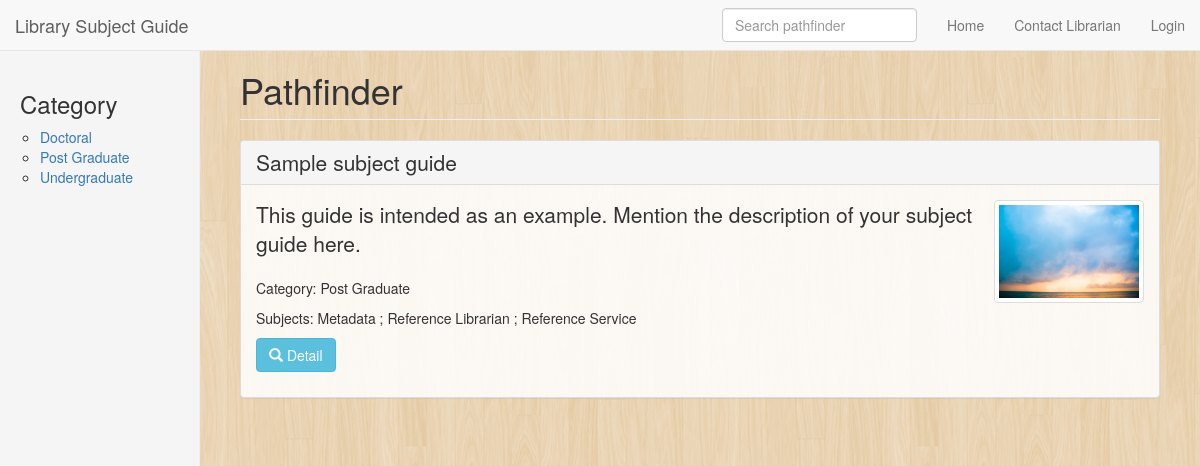
The app's page /index.php/pathfinder/index?category=Post+Graduate with its own data.
### tables this page shows
CREATE TABLE IF NOT EXISTS `pst_config` (
  `config_name` varchar(100) NOT NULL,
  `config_val` text NOT NULL
);

CREATE TABLE IF NOT EXISTS `pst_taxonomy_term` (
`tid` int(11) NOT NULL COMMENT 'Primary Key: Unique term ID.',
  `vocabulary` varchar(50) DEFAULT NULL,
  `name` varchar(255) NOT NULL DEFAULT '' COMMENT 'The term name.',
  `description` longtext COMMENT 'A description of the term.',
  `weight` int(11) NOT NULL DEFAULT '0' COMMENT 'The weight of this term in relation to other terms.'
);

CREATE TABLE IF NOT EXISTS `pst_pathfinder` (
`id` int(11) NOT NULL,
  `title` varchar(255) NOT NULL,
  `category` varchar(200) DEFAULT NULL,
  `subjects` text,
  `subjects_array` text,
  `description` text,
  `target_users` varchar(255) DEFAULT NULL,
  `scope` varchar(100) DEFAULT NULL,
  `authors` text NOT NULL,
  `image_filename` varchar(255) DEFAULT NULL,
  `created` datetime NOT NULL,
  `updated` datetime NOT NULL
);

### application/controllers/Pathfinder.php (called while the page is built, shortened)
<?php if ( ! defined('BASEPATH')) exit('No direct script access allowed');
class Pathfinder extends CI_Controller {
  private $data = array();
  public function __construct() {
    $this->data['main_title'] = 'Pathfinder';
    $this->data['main_content'] = '';
    $this->data['logged_in'] = $this->session->userdata('logged_in');
    $this->data['group'] = $this->data['logged_in']['groups'];
    $this->load->model('Resource_model');
    $this->load->model('Taxonomy_model');
  }
  public function index($page = 1)
  {
    $total_rows = 0;
    $criteria = '';
    if ($category = $this->input->get('category')) {
      $criteria = array('category' => $category);
    }
    $this->data['pathfinder_records'] = $this->Pathfinder_model->getData($page, 50, $criteria, $total_rows);
    $this->load->view('pathfinder/index', $this->data);
  }
}

### index.php (called while the page is built, shortened)
<?php
require_once BASEPATH.'core/CodeIgniter.php';

### application/models/Taxonomy_model.php (called while the page is built, shortened)
<?php if ( ! defined('BASEPATH')) exit('No direct script access allowed');
class Taxonomy_model extends CI_Model {
    public function getData($taxonomy_type, $page = 1, $limit = 20, $criteria = '', &$total_rows = 0)
    {
      $offset = 0;
      $this->db->select('tid, name, vocabulary');
      $this->db->from('taxonomy_term');
      $this->db->where('vocabulary', $taxonomy_type);
      $this->db->limit($limit, $offset);
      $this->db->order_by('weight');
      $result = $this->db->get();
      $this->db->where('vocabulary', $taxonomy_type);
      $this->db->select('COUNT(*) as `total`', false);
      $query = $this->db->get('taxonomy_term');
      $data = $query->row();
      return $result->result();
    }
}

### application/models/Pathfinder_model.php (called while the page is built, shortened)
<?php if ( ! defined('BASEPATH')) exit('No direct script access allowed');
class Pathfinder_model extends CI_Model {
    public function getData($page = 1, $limit = 20, $criteria = '', &$total_rows = 0)
    {
      $offset = 0;
      if ($criteria) {
        if (is_string($criteria)) {
          $this->db->where($criteria, null, false);
        } else {
          $this->db->where($criteria);
        }
      }
      $result = $this->db->get('pathfinder', $limit, $offset);
      $this->db->select('COUNT(*) as `total`', false);
      if ($criteria) {
        if (is_string($criteria)) {
          $this->db->where($criteria, null, false);
        } else {
          $this->db->where($criteria);
        }
      }
      return $result->result();
    }
    public function getConfig($config_name, $unserialized = true, $return_one = false)
    {
      $config = array();
      $this->db->where('config_name', $config_name);
      $result = $this->db->get('config')->result();
      foreach ($result as $config_data) {
        $config[$config_data->config_name] = $unserialized?unserialize($config_data->config_val):$config_data->config_val;
      }
      return $config;
    }
}

### application/views/pathfinder/index.php (the view, shortened to what this page needs)
<h3 class="sidebar-header">Category</h3>
<ul class="nav nav-sidebar">
  <li>
    <ul>
    <?php
    $taxonomy = $this->Taxonomy_model->getData('Category', 1, 30);
    foreach ($taxonomy as $data) {
      echo '<li><a href="'.site_url('/pathfinder/index').'?category='.urlencode($data->name).'">'.$data->name.'</a></li>';
    }
    ?>
    </ul>
  </li>
</ul>
<?php
$sidebar = ob_get_clean();
if (!$pathfinder_records) {
  echo '<div class="alert alert-warning">';
  echo 'Sorry, no pathfinder found/available yet';
  if ($logged_in && $group == 'Librarian') {
    echo '<p>';
    echo create_button('anchor', site_url('pathfinder/add'), 'add-pathfinder', 'Add New Pathfinder', 'btn-success', '', $icon = 'plus-sign');
    echo '</p>';
  }
  echo '</div>'."\n";
} else {
foreach ($pathfinder_records as $pf) :
?>
<div class="panel panel-default pathfinder-panel">
  <div class="panel-heading"><h3 class="panel-title"><?php echo $pf->title ?></h3></div>
  <div class="panel-body">
    <?php
    if ($pf->image_filename) {
      echo '<div class="pathfinder-image"><a href="'.site_url('/pathfinder/detail/'.$pf->id).'"><img src="'.base_url('files/pathfinder/images').'/'.$pf->image_filename.'" class="img-responsive img-thumbnail" /></a></div>';
    }
    ?>
    <p class="lead pathfinder-description"><?php echo $pf->description ?></p>
    <p class="pathfinder-category">Category: <?php echo $pf->category ?></p>
    <p class="pathfinder-subjects">Subjects: <?php echo $pf->subjects ?></p>
    <p class="pathfinder-actions">
      <a href="<?php echo site_url('/pathfinder/detail/'.$pf->id) ?>" class="btn btn-info"><i class="glyphicon glyphicon-search"></i> Detail</a>
    </p>
  </div>
</div>
<?php
endforeach; ?>
<?php
}
$main_content = ob_get_clean();
require './assets/themes/default/index.tpl.php';
?>

### assets/themes/default/index.tpl.php (shortened to what this page needs)
<!DOCTYPE html>
<?php
$site_name_data = $this->Pathfinder_model->getConfig('site_name');
?>
<html lang="en">
  <head>
    <link href="<?php echo base_url('assets/themes/default') ?>/css/bootstrap.min.css" rel="stylesheet">
    <link href="<?php echo base_url('assets/themes/default') ?>/css/dashboard.css" rel="stylesheet">
    <link href="<?php echo base_url('assets/chosen') ?>/chosen.min.css" rel="stylesheet">
    <link href="<?php echo base_url('assets/themes/default') ?>/css/app.css" rel="stylesheet">
  </head>
  <body data-spy="scroll" data-target="#sidebar-nav">
    <nav class="navbar navbar-default navbar-fixed-top" role="navigation">
      <div class="container-fluid">
        <div class="navbar-header">
          <a class="navbar-brand" href="<?php echo site_url() ?>"><?php echo $site_name_data['site_name']?$site_name_data['site_name']:'PUSTAKAWAN: Online Pathfinder' ?></a>
        </div>
        <div class="navbar-collapse collapse">
          <ul class="nav navbar-nav navbar-right">
            <li><a href="<?php echo site_url() ?>">Home</a></li>
            <li><a href="<?php echo site_url('/pathfinder/content/contact') ?>">Contact Librarian</a></li>
            <?php if ($logged_in && $group == 'Librarian') : ?>
            <li class="dropdown">
              <a href="#" class="dropdown-toggle" data-toggle="dropdown" role="button" aria-haspopup="true" aria-expanded="false">Admin <span class="caret"></span></a>
              <ul class="dropdown-menu">
                <li><a href="<?php echo site_url('/pathfinder/add') ?>">Add New Pathfinder</a></li>
                <li><a href="<?php echo site_url('/resource/index') ?>">Resource Library</a></li>
                <li><a href="<?php echo site_url('/taxonomy/') ?>">Taxonomy</a></li>
                <li><a href="<?php echo site_url('/pathfinder/config') ?>">Configuration</a></li>
                <li><a href="<?php echo site_url('/user/listusers') ?>">User Management</a></li>
                <li><a href="<?php echo site_url('/user/logout') ?>"><i class="glyphicon glyphicon-log-out"></i> Logout</a></li>
                <li><a href="<?php echo site_url('/pathfinder/about') ?>">About this Software</a></li>
              </ul>
            </li>
            <?php else :
            ?>
            <li><a href="<?php echo site_url('/user') ?>">Login</a></li>
            <?php endif; ?>
          </ul>
          <form class="navbar-form navbar-right" method="get" action="<?php echo site_url('/pathfinder/index') ?>">
            <input type="text" name="keywords" class="form-control" placeholder="Search pathfinder">
          </form>
        </div>
      </div>
    </nav>
    <div class="container-fluid">
      <div class="row">
        <?php if (isset($sidebar) && $sidebar) : ?>
        <div class="col-sm-3 col-md-2 sidebar">
          <?php echo $sidebar ?>
        </div>
        <?php endif; ?>
        <div class="<?php echo (isset($sidebar) && $sidebar)?'col-sm-9 col-sm-offset-3 col-md-10 col-md-offset-2':'col-md-12' ?> main">
        <h1 class="page-header"><?php echo $main_title ?></h1>
        <?php echo $main_content ?>
        </div>
      </div>
    </div>
</body>
</html>

### assets/themes/default/css/dashboard.css (style rules this page uses)
body { padding-top: 50px; }
.sidebar { display: none; }
@media (min-width: 768px) { .sidebar { position: fixed; top: 51px; bottom: 0; left: 0; z-index: 1000; display: block; padding: 20px; overflow-x: hidden; overflow-y: auto; background-color: #f5f5f5; border-right: 1px solid #eee; } }
.nav-sidebar { margin-right: -21px; margin-bottom: 20px; margin-left: -20px; }
.main { padding: 20px; }
@media (min-width: 768px) { .main { padding-right: 40px; padding-left: 40px; } }
.main .page-header { margin-top: 0; }

### assets/themes/default/css/app.css (style rules this page uses)
body { background: url(../retina_wood.png); position: relative; }
table, .panel { background: rgba(255,255,255,0.85); }
.panel-title { font-size: 1.5em; }
.pathfinder-image { width: 150px; max-width: 150px; float: right; }

### records on screen
pst_config: config_name "Library Subject Guide"
pst_taxonomy_term: name "Doctoral"
pst_taxonomy_term: name "Post Graduate"
pst_taxonomy_term: name "Undergraduate"
pst_pathfinder: title "Sample subject guide", image_filename (picture), description "This guide is intended as an example. Mention the description of your subject guide here.", category "Post Graduate", subjects "Metadata ; Reference Librarian ; Reference Service"

### other values on screen
$main_title "Pathfinder"
